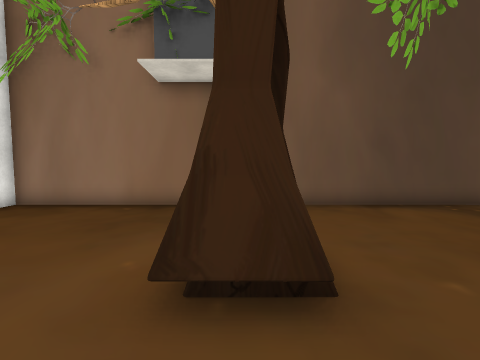
view 1 (above)

13 first-person views from a walk through a 3-D level made in the Unity game engine. The camera is 1.5 m above the floor, tilts 4° down and sees 85° across. The floor is counted in squares, 1 m on a side. Each view is taken from the middle of a square. On the plan, view 1 faces up. The plan holds only what a view shows up to about 14 squares ahead; the rest is blank. The player is left out. Some surface patterns are stand-ins.

view 2
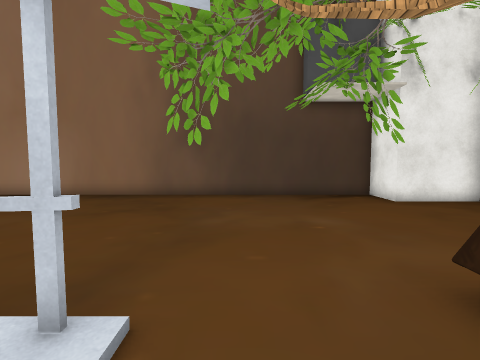

view 3
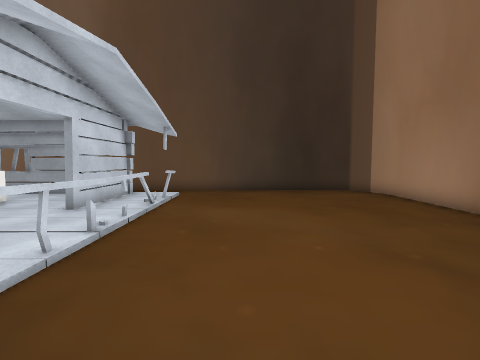

view 4
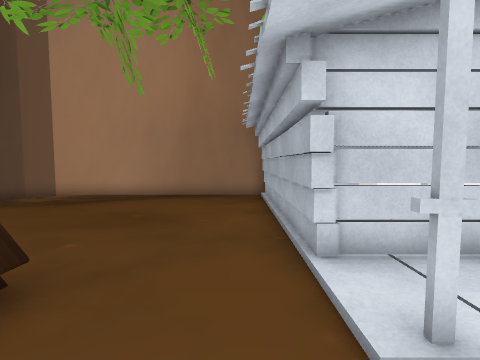

view 5
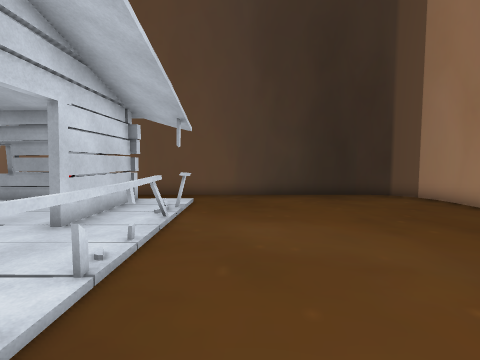

view 6
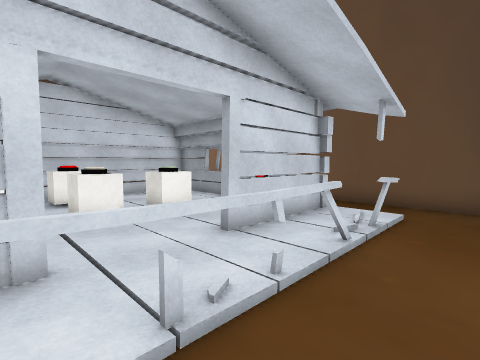

view 7
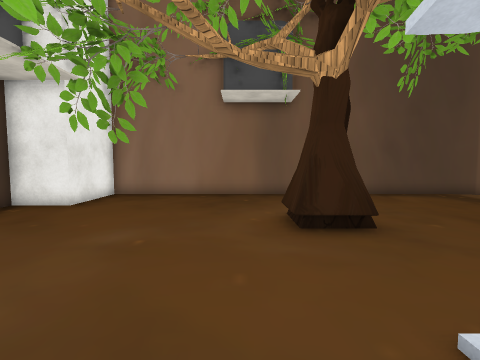

view 8
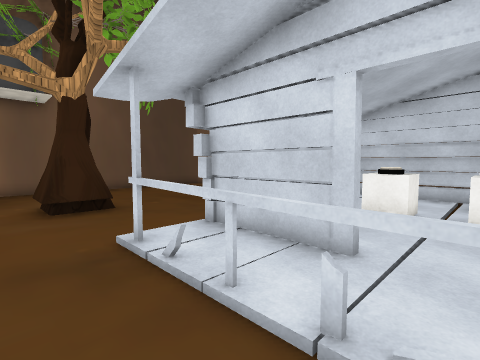

view 9
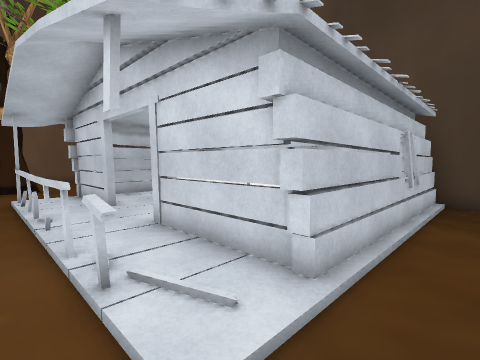

view 10
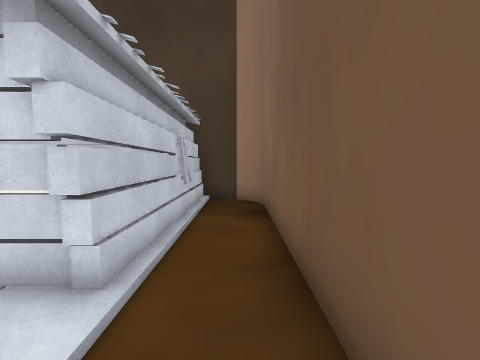

view 11
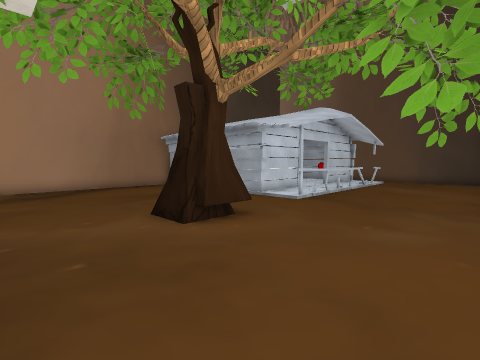

view 12
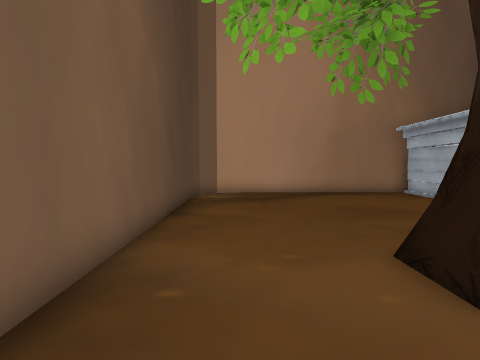

view 13
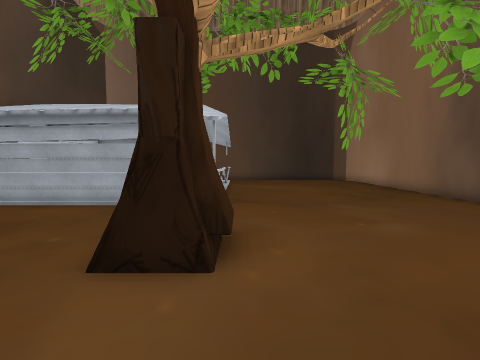

### Floor plan
Key: @ floor where view 1 was taken; # wall or solid block; . floor; / step, stairs or slope; T tree; C cabin.
Columns run from 10 left of view 1 to 10 right of it. Each row starts with its distance up from view 1.
  9   ###################
  8   #.................#
  7   #.................#
  6 ###.................#
  5 #...................#
  4 #........TTT........#
  3 #........TTT........#
  2 #...................#
  1 #...................#
  0 #.........@.........#
 -1 #.... ....C/CCCCCCCC#
 -2 #.... ....C C      C
 -3 #.........C C      C
 -4 #.........C C  CC  C#
 -5 #.........C       /C#
 -6 #.........C    CC CC#
 -7 #.........C        C
 -8 #.........C C  CC  C
 -9 #........./ C  C   C#
-10 #.........C C      C#
-11 #.........C CCCCCCCC#
-12 #.........//////....#
-13 ##.................##
-14  ###################

Where each view was taken, in squares from view 1:
view 1: 0 up, 0 right, facing up
view 2: 0 up, 2 right, facing left
view 3: 0 up, 3 left, facing down
view 4: 0 up, 2 left, facing right
view 5: 2 down, 2 left, facing down
view 6: 4 down, 2 left, facing down-right
view 7: 3 down, 2 left, facing up
view 8: 6 down, 2 left, facing up-right
view 9: 13 down, 1 left, facing up-right
view 10: 13 down, 1 left, facing right
view 11: 8 up, 6 left, facing down-right
view 12: 7 up, 3 left, facing right
view 13: 8 up, 1 left, facing down
